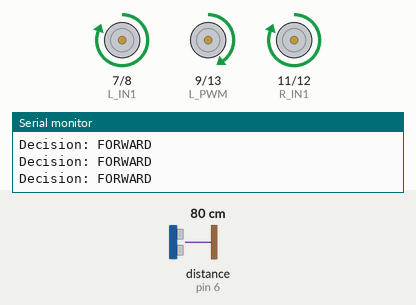
A sketch run on a simulated Arduino Uno, built with avr-gcc and run on an emulated ATmega328P. On the bench: motor-driver pin pairs drawn as motors (green arrow = first pin HIGH = forward, orange = second pin HIGH = backward, longer = more drive), the last lines printed to the serial monitor. Wiring (inferred from the names in the program): ultrasonic range finder: trigger pin 5; echo pin 6. Inputs (shaded band) come from the test bench; at power-on: distance to the obstacle (sensor on pin 6) 80 cm. The echo pulse lasts 58.3 µs per cm.

Above: at 1.2 s.
1.3 s: distance to the obstacle (sensor on pin 6) set to 22 cm
At 2.8 s:
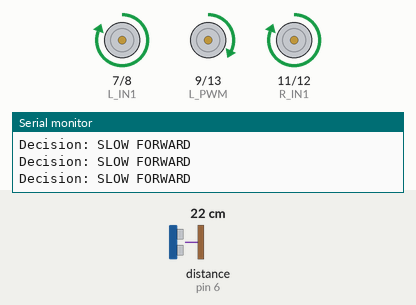
3.6 s: distance to the obstacle (sensor on pin 6) set to 19 cm
At 4.8 s:
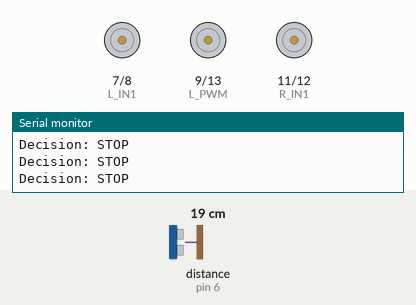
5.1 s: distance to the obstacle (sensor on pin 6) set to 35 cm
At 6.3 s:
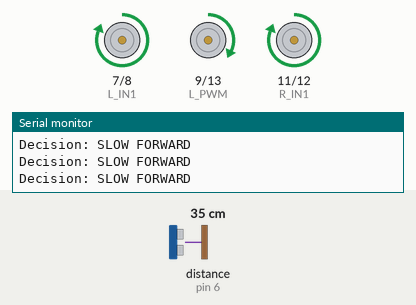
6.6 s: distance to the obstacle (sensor on pin 6) set to 2 cm
At 8.0 s:
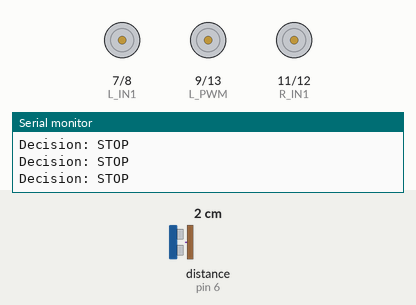
Timing chart, 0 to 9.1 s (numbered marks = the images above; inputs shaded):
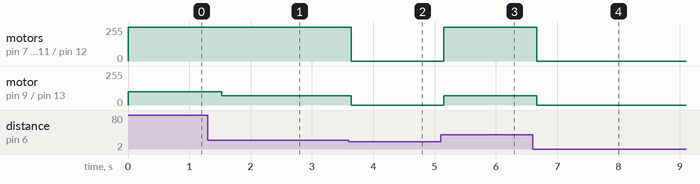

The sketch:

sensor_triggered_control.ino
```cpp
const int TRIG_PIN = 5;
const int ECHO_PIN = 6;

const int L_IN1 = 7;
const int L_IN2 = 8;
const int L_PWM = 9;
const int R_IN1 = 11;
const int R_IN2 = 12;
const int R_PWM = 13;

int carSpeed = 100;

void setMotor(int in1, int in2, int pwmPin, int speedValue) {
  speedValue = constrain(speedValue, -255, 255);
  if (speedValue > 0) {
    digitalWrite(in1, HIGH);
    digitalWrite(in2, LOW);
    analogWrite(pwmPin, speedValue);
  } else if (speedValue < 0) {
    digitalWrite(in1, LOW);
    digitalWrite(in2, HIGH);
    analogWrite(pwmPin, -speedValue);
  } else {
    digitalWrite(in1, LOW);
    digitalWrite(in2, LOW);
    analogWrite(pwmPin, 0);
  }
}

void moveCar(int leftSpeed, int rightSpeed) {
  setMotor(L_IN1, L_IN2, L_PWM, leftSpeed);
  setMotor(R_IN1, R_IN2, R_PWM, rightSpeed);
}

void forward() { moveCar(carSpeed, carSpeed); }
void slowForward() { moveCar(70, 70); }
void stopCar() { moveCar(0, 0); }

float readDistanceCm() {
  digitalWrite(TRIG_PIN, LOW);
  delayMicroseconds(2);
  digitalWrite(TRIG_PIN, HIGH);
  delayMicroseconds(10);
  digitalWrite(TRIG_PIN, LOW);

  long duration = pulseIn(ECHO_PIN, HIGH, 30000);
  if (duration == 0) return -1;
  return duration * 0.0343 / 2.0;
}

void setup() {
  Serial.begin(115200);
  pinMode(TRIG_PIN, OUTPUT);
  pinMode(ECHO_PIN, INPUT);
  pinMode(L_IN1, OUTPUT); pinMode(L_IN2, OUTPUT); pinMode(L_PWM, OUTPUT);
  pinMode(R_IN1, OUTPUT); pinMode(R_IN2, OUTPUT); pinMode(R_PWM, OUTPUT);
  stopCar();
}

void loop() {
  float distanceCm = readDistanceCm();

  if (distanceCm < 0 || distanceCm < 20) {
    stopCar();
    Serial.println("Decision: STOP");
  } else if (distanceCm < 50) {
    slowForward();
    Serial.println("Decision: SLOW FORWARD");
  } else {
    forward();
    Serial.println("Decision: FORWARD");
  }

  delay(300);
}
```

Measured:
- the behaviour switches between 21 and 20 cm on distance to the obstacle (sensor on pin 6) (found by bisection; images 1 and 2)
- after the input at 1.3 s, motor on pin 9 (L_PWM) / pin 13 (R_PWM): forward 100/255 → forward 70/255 after 0.23 s
- after the input at 3.6 s, motor on pin 7 (L_IN1) / pin 8 (L_IN2), motor on pin 11 (R_IN1) / pin 12 (R_IN2): forward 255/255 → stopped at once; motor on pin 9 (L_PWM) / pin 13 (R_PWM): forward 70/255 → stopped at once
- after the input at 5.1 s, motor on pin 7 (L_IN1) / pin 8 (L_IN2), motor on pin 11 (R_IN1) / pin 12 (R_IN2): stopped → forward 255/255 after 0.05 s; motor on pin 9 (L_PWM) / pin 13 (R_PWM): stopped → forward 70/255 after 0.05 s
- after the input at 6.6 s, motor on pin 7 (L_IN1) / pin 8 (L_IN2), motor on pin 11 (R_IN1) / pin 12 (R_IN2): forward 255/255 → stopped after 0.07 s; motor on pin 9 (L_PWM) / pin 13 (R_PWM): forward 70/255 → stopped after 0.07 s
